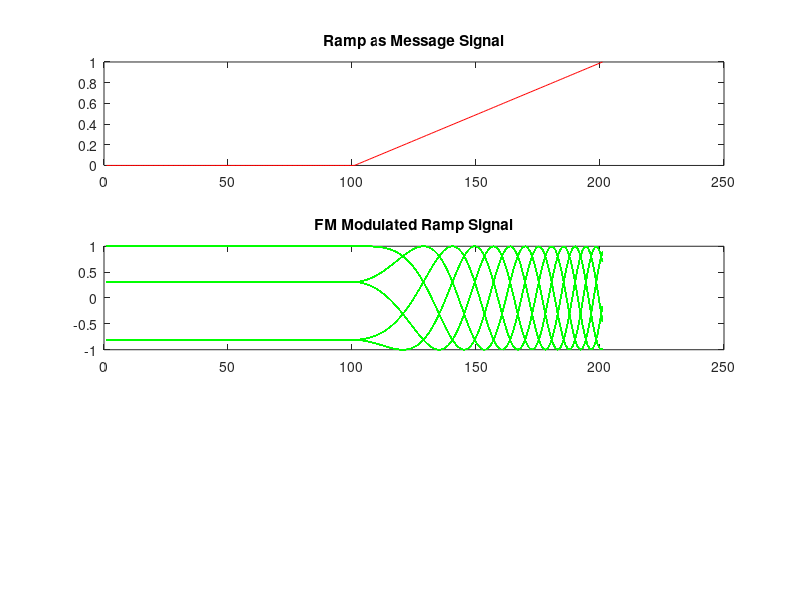

Write MATLAB code to recreate this figure. (Note: this script raises an error after producing the figure.)
Fs = 1000; %sampling frequency/rate
Fc = 200; %carrier frequency
T = (0:1/Fs:0.2)'; %sampling time
t = (-1:0.01:1)';
dev = 50; %freq deviation
unitstep = t>=0;
ramp = t.*unitstep;
subplot(311);
plot(ramp,'r')
title ('Ramp as Message Signal');
%%Modulation
y = fmmod(ramp,Fc,Fs,dev); %modulate
subplot(312);
plot(y,'g');
title ('FM Modulated Ramp Signal');
%%Demodulation
z = fmdemod(y,Fc,Fs,dev); %demodulate
subplot(313);
plot(z,'b')
title ('FM Demodulated Ramp Signal');



